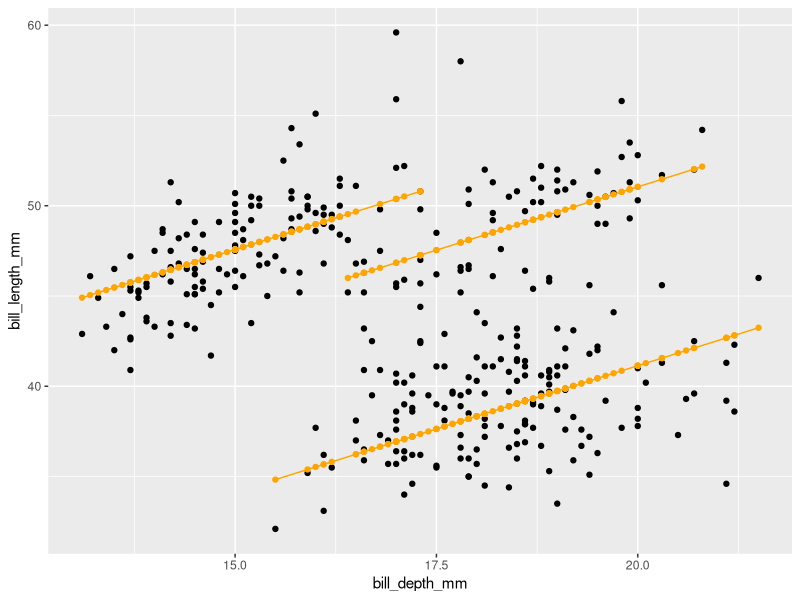
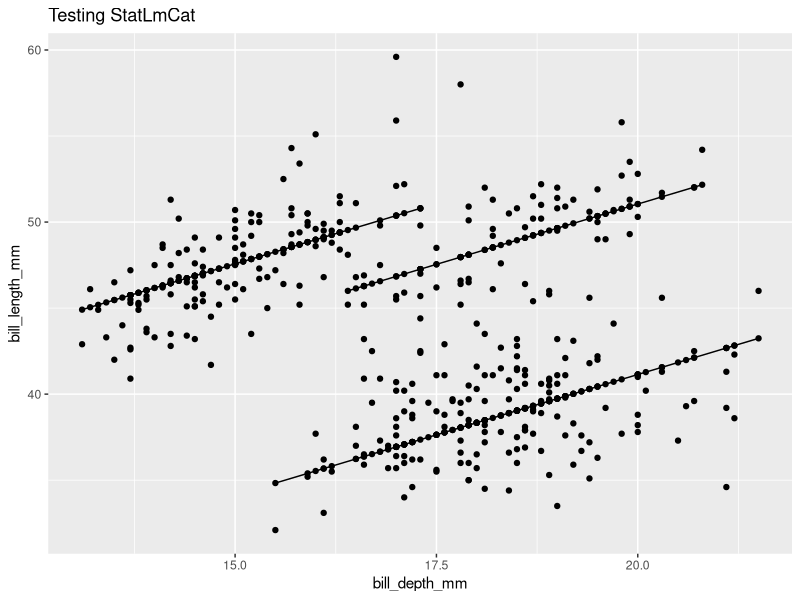
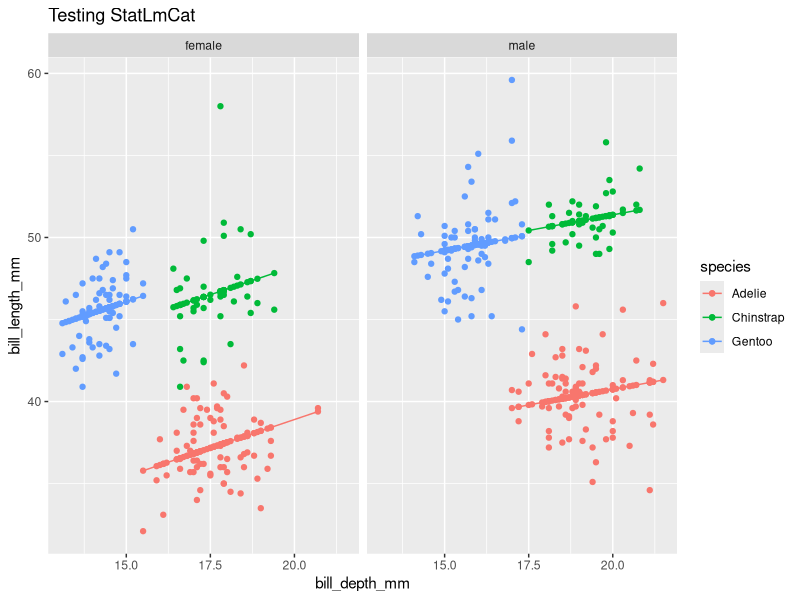
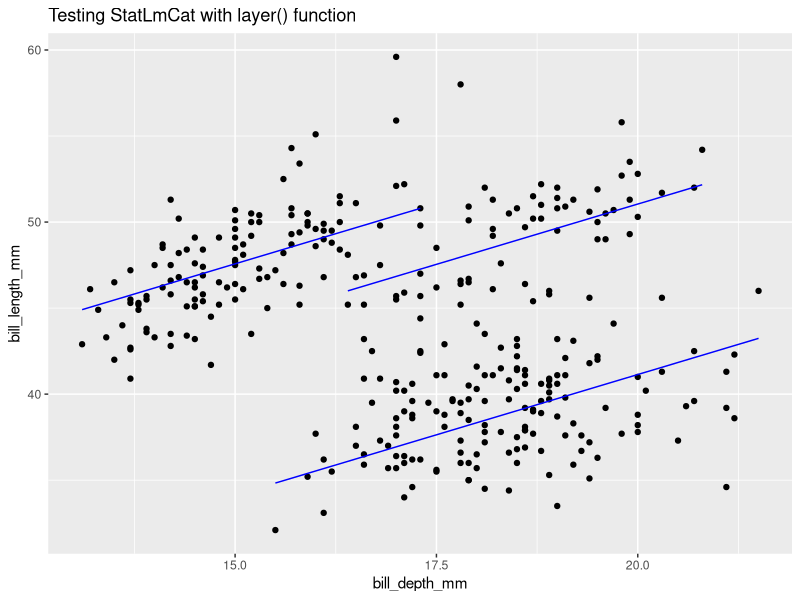
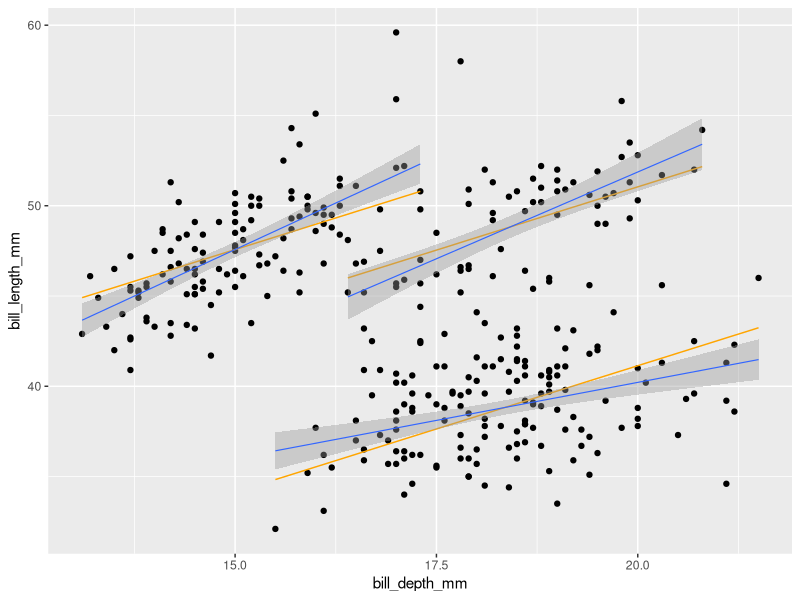
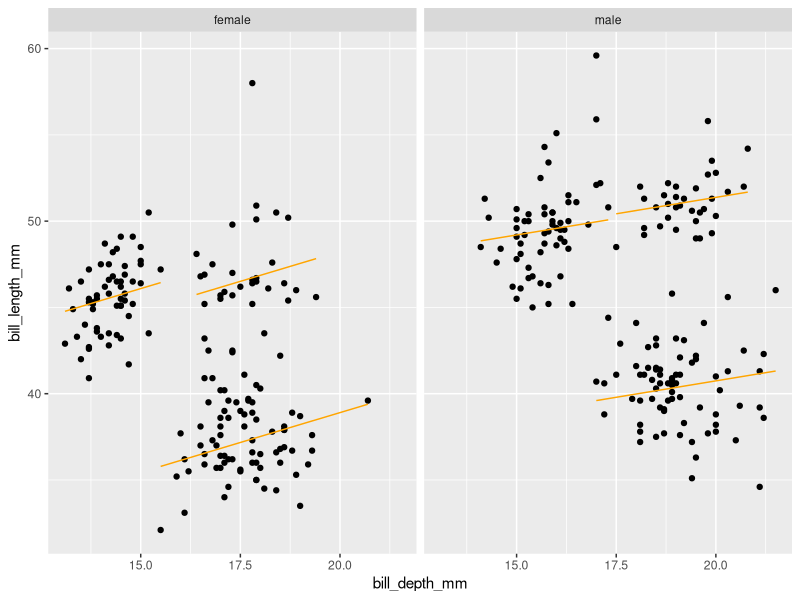

These charts were generated, in order, by the following R code:
## ---- chunk 1
#| label: fitted_1

library(tidyverse)
penguins <- remove_missing(palmerpenguins::penguins)

model <- lm(formula = bill_length_mm ~ bill_depth_mm + 
              species, 
            data = penguins) 

penguins_w_fitted <- penguins |> 
  mutate(fitted = model$fitted.values)

penguins |> 
  ggplot() + 
  aes(x = bill_depth_mm, 
      y = bill_length_mm,
      group = species) +
  geom_point() + 
  geom_line(data = penguins_w_fitted,
             aes(y = fitted),
             color = "orange")+ 
  geom_point(data = penguins_w_fitted,
             aes(y = fitted),
             color = "orange")
## ---- chunk 2
layer_data(plot = last_plot(), 
           i = 2) # the fitted y (not the raw data y) is of interest
## ---- chunk 3
#| label: fitted_2

compute_panel_lm_cat <- function(data, scales){

  model<-lm(formula = y ~ x + cat, data = data)
  
  data |> 
    mutate(y = model$fitted.values)
  
}
## ---- chunk 4
## Test compute. 
penguins |>
  select(x = bill_depth_mm, 
         y = bill_length_mm,
         cat = species) |>
  compute_panel_lm_cat()
## ---- chunk 5
#| label: fitted_3
StatLmCat <- ggplot2::ggproto(`_class` = "StatLmCat",
                                  `_inherit` = ggplot2::Stat,
                                  required_aes = c("x", "y", "cat"),
                                  compute_panel = compute_panel_lm_cat)
## ---- chunk 6
penguins |> 
  ggplot() + 
  aes(x = bill_depth_mm,
      y = bill_length_mm,
      cat = species) + 
  geom_point() + 
  geom_point(stat = StatLmCat) +
  geom_line(stat = StatLmCat) + 
  labs(title = "Testing StatLmCat")

## ---- chunk 7
last_plot() + 
  aes(color = species) + 
  facet_wrap(facet = vars(sex))
## ---- chunk 8
penguins |> 
  ggplot() + 
  aes(x = bill_depth_mm,
      y = bill_length_mm,
      cat = species) + 
  geom_point() + 
  layer(geom = GeomLine, 
        stat = StatLmCat, 
        position = "identity", 
        params = list(color = "blue")) + 
  labs(title = "Testing StatLmCat with layer() function")
## ---- chunk 9
#| label: fitted_4

stat_lm_cat <- function(mapping = NULL, data = NULL, geom = "line", position = "identity", 
    ..., show.legend = NA, inherit.aes = TRUE) {
    layer(data = data, mapping = mapping, stat = StatLmCat, 
        geom = geom, position = position, show.legend = show.legend, 
        inherit.aes = inherit.aes, params = list(na.rm = FALSE, 
            ...))
}
## ---- chunk 10
geom_lm_cat <- stat_lm_cat
## ---- chunk 11
# user-facing function
geom_lm_cat <- function(mapping = NULL, data = NULL, 
                         stat = "lm_cat", position = "identity", 
                         ..., show.legend = NA, inherit.aes = TRUE) 
{
    layer(data = data, mapping = mapping, stat = stat, 
        geom = GeomLine, position = position, show.legend = show.legend, 
        inherit.aes = inherit.aes, params = rlang::list2(na.rm = FALSE, 
            ...))
}
## ---- chunk 12
#| label: fitted_5
penguins |> 
  ggplot() + 
  aes(x = bill_depth_mm, 
      y = bill_length_mm,
      cat = species) +
  geom_point() + 
  geom_lm_cat(color = "orange") +
  geom_smooth(method = "lm", 
              linewidth = .4) 
## ---- chunk 13
#| label: fitted_6
penguins |> 
  ggplot() + 
  aes(x = bill_depth_mm, 
      y = bill_length_mm,
      cat = species) +
  geom_point() + 
  geom_lm_cat(color = "orange") + 
  facet_wrap(facets = vars(sex))
## ---- chunk 14
library(tidyverse)

# Step 1. Define compute
compute_panel_lm_cat <- function(data, scales){
  model <- lm(formula = y ~ x + cat, data = data)
  data |> 
    mutate(y = model$fitted.values)
}


# Step 2. Define Stat
StatLmCat = ggproto(`_class` = "StatLmCat",
                      `_inherit` = Stat,
                      required_aes = c("x", "y"),
                      compute_group = compute_panel_lm_cat)

# Step 3. Define user-facing functions

## define stat_*()
stat_lm_cat <- function(mapping = NULL, data = NULL, 
                         geom = "line", position = "identity", 
                         ..., show.legend = NA, inherit.aes = TRUE) 
{
    layer(data = data, mapping = mapping, stat = StatLmCat, 
        geom = geom, position = position, show.legend = show.legend, 
        inherit.aes = inherit.aes, params = rlang::list2(na.rm = FALSE, 
            ...))
}

## define geom_*()
geom_lm_cat <- stat_lm_cat
